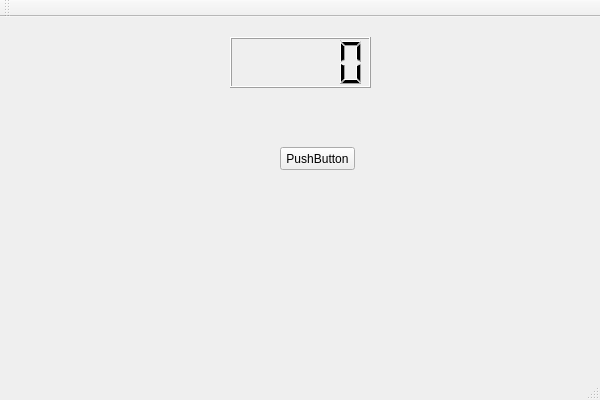
<?xml version="1.0" encoding="UTF-8"?>
<ui version="4.0">
 <class>MyThreadClass</class>
 <widget class="QMainWindow" name="MyThreadClass">
  <property name="geometry">
   <rect>
    <x>0</x>
    <y>0</y>
    <width>600</width>
    <height>400</height>
   </rect>
  </property>
  <property name="windowTitle">
   <string>MyThread</string>
  </property>
  <widget class="QWidget" name="centralWidget">
   <widget class="QLCDNumber" name="lcdNumber">
    <property name="geometry">
     <rect>
      <x>230</x>
      <y>20</y>
      <width>141</width>
      <height>51</height>
     </rect>
    </property>
   </widget>
   <widget class="QPushButton" name="pushButton">
    <property name="geometry">
     <rect>
      <x>280</x>
      <y>130</y>
      <width>75</width>
      <height>23</height>
     </rect>
    </property>
    <property name="text">
     <string>PushButton</string>
    </property>
   </widget>
  </widget>
  <widget class="QMenuBar" name="menuBar">
   <property name="geometry">
    <rect>
     <x>0</x>
     <y>0</y>
     <width>600</width>
     <height>23</height>
    </rect>
   </property>
  </widget>
  <widget class="QToolBar" name="mainToolBar">
   <attribute name="toolBarArea">
    <enum>TopToolBarArea</enum>
   </attribute>
   <attribute name="toolBarBreak">
    <bool>false</bool>
   </attribute>
  </widget>
  <widget class="QStatusBar" name="statusBar"/>
 </widget>
 <layoutdefault spacing="6" margin="11"/>
 <resources>
  <include location="MyThread.qrc"/>
 </resources>
 <connections/>
</ui>
